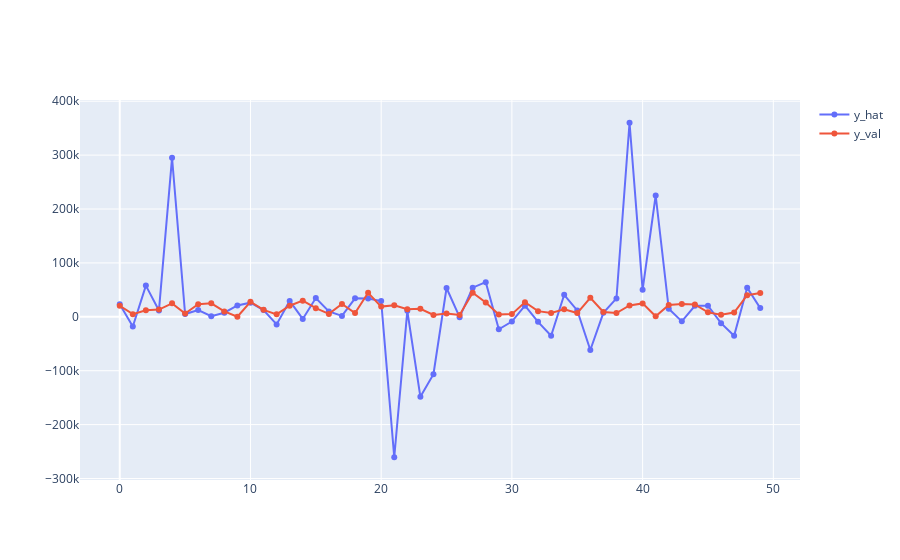

The notebook cell this image was saved under:
### Code cell
import plotly.graph_objects as go
import numpy as np
N = 50
x = np.arange(0,N)
fig = go.Figure()
fig.add_trace(go.Scatter(x=x, y=np.array(y_hat[:N]),mode='lines+markers',name='y_hat'))
fig.add_trace(go.Scatter(x=x, y=np.array(y_val[:N]),mode='lines+markers',name='y_val'))
fig.show()
